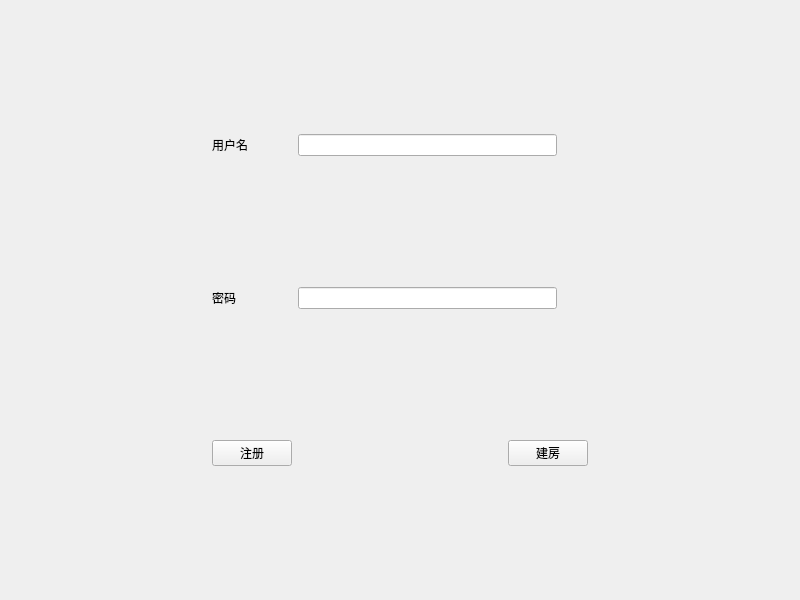
<?xml version="1.0" encoding="UTF-8"?>
<ui version="4.0">
 <class>MainWindow</class>
 <widget class="QMainWindow" name="MainWindow">
  <property name="geometry">
   <rect>
    <x>0</x>
    <y>0</y>
    <width>800</width>
    <height>600</height>
   </rect>
  </property>
  <property name="windowTitle">
   <string>MainWindow</string>
  </property>
  <widget class="QWidget" name="centralwidget">
   <layout class="QGridLayout" name="gridLayout">
    <item row="2" column="2">
     <spacer name="horizontalSpacer_5">
      <property name="orientation">
       <enum>Qt::Horizontal</enum>
      </property>
      <property name="sizeHint" stdset="0">
       <size>
        <width>40</width>
        <height>20</height>
       </size>
      </property>
     </spacer>
    </item>
    <item row="2" column="6">
     <spacer name="horizontalSpacer_2">
      <property name="orientation">
       <enum>Qt::Horizontal</enum>
      </property>
      <property name="sizeHint" stdset="0">
       <size>
        <width>40</width>
        <height>20</height>
       </size>
      </property>
     </spacer>
    </item>
    <item row="2" column="1">
     <widget class="QPushButton" name="pushButton_2">
      <property name="text">
       <string>注册</string>
      </property>
     </widget>
    </item>
    <item row="1" column="2" colspan="3">
     <widget class="QLineEdit" name="password">
      <property name="echoMode">
       <enum>QLineEdit::Password</enum>
      </property>
     </widget>
    </item>
    <item row="0" column="2" colspan="3">
     <widget class="QLineEdit" name="username"/>
    </item>
    <item row="1" column="0">
     <spacer name="horizontalSpacer_4">
      <property name="orientation">
       <enum>Qt::Horizontal</enum>
      </property>
      <property name="sizeHint" stdset="0">
       <size>
        <width>40</width>
        <height>20</height>
       </size>
      </property>
     </spacer>
    </item>
    <item row="2" column="0">
     <spacer name="horizontalSpacer_6">
      <property name="orientation">
       <enum>Qt::Horizontal</enum>
      </property>
      <property name="sizeHint" stdset="0">
       <size>
        <width>40</width>
        <height>20</height>
       </size>
      </property>
     </spacer>
    </item>
    <item row="2" column="3" colspan="3">
     <widget class="QPushButton" name="pushButton">
      <property name="text">
       <string>建房</string>
      </property>
     </widget>
    </item>
    <item row="1" column="1">
     <widget class="QLabel" name="label_2">
      <property name="text">
       <string>密码</string>
      </property>
     </widget>
    </item>
    <item row="0" column="1">
     <widget class="QLabel" name="label">
      <property name="text">
       <string>用户名</string>
      </property>
     </widget>
    </item>
   </layout>
  </widget>
 </widget>
 <resources/>
 <connections/>
</ui>
